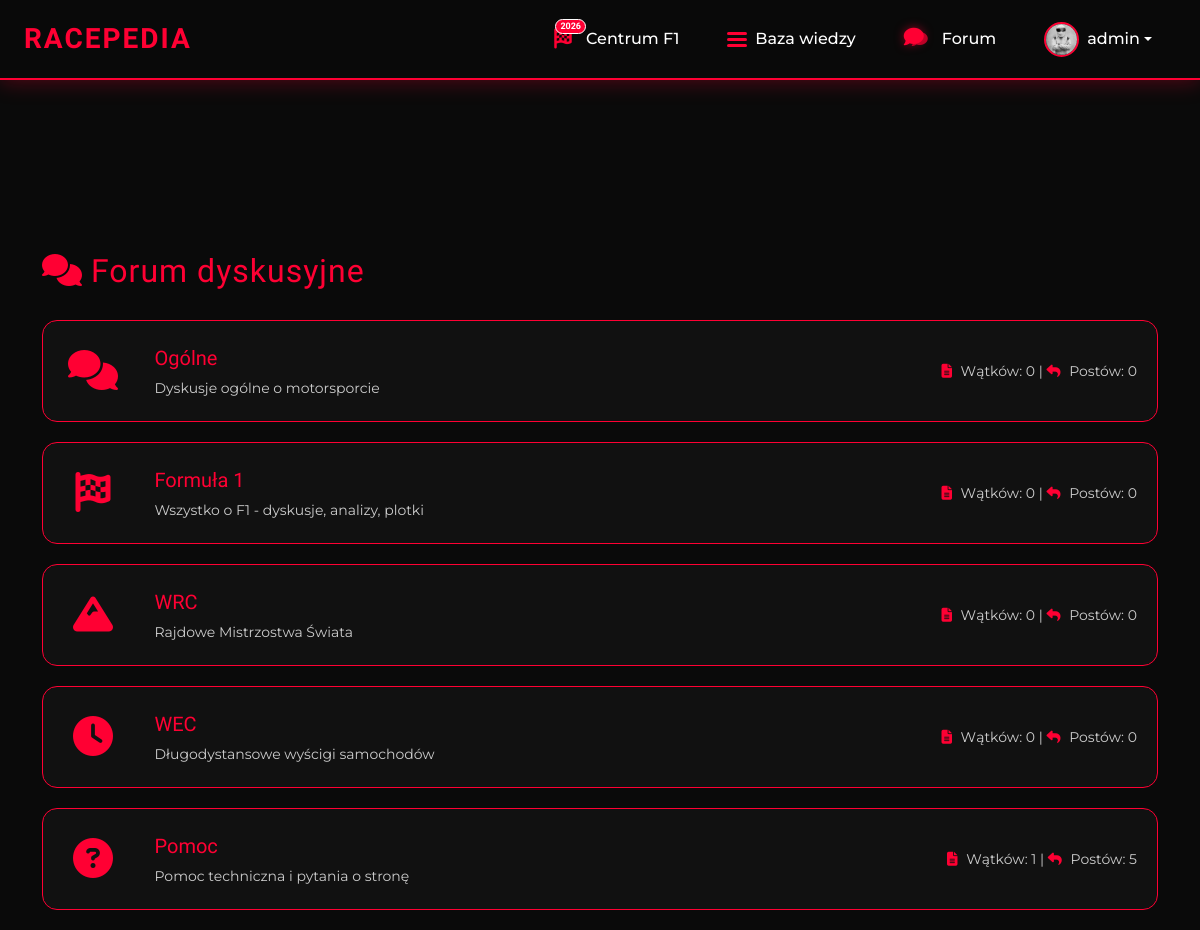
The app's page /forum/index.php (signed in) with its own data.
### tables this page shows
CREATE TABLE `forum_categories` (
  `id` int NOT NULL,
  `name` varchar(100) NOT NULL,
  `description` text,
  `icon` varchar(50) DEFAULT NULL,
  `display_order` int NOT NULL DEFAULT '0',
  `is_active` tinyint(1) NOT NULL DEFAULT '1'
);

### forum/index.php (the view, shortened to what this page needs)
<?php
include "../backend/config.php";
?>
<!DOCTYPE html>
<html lang="pl">
<head>
    <link href="https://cdn.jsdelivr.net/npm/bootstrap@5.3.2/dist/css/bootstrap.min.css" rel="stylesheet">
    <link rel="stylesheet" href="https://cdnjs.cloudflare.com/ajax/libs/font-awesome/6.4.2/css/all.min.css">
    <?php include "../components/styles.php"; ?>
</head>
<body>
<?php include "../components/navbar.php"; ?>
<div class="container mt-5 pt-5">
    <div class="row">
        <div class="col-12">
            <h2 style="font-family: 'Orbitron'; color: #ff0033; margin-bottom: 30px;">
                <i class="fas fa-comments me-2"></i>Forum dyskusyjne
            </h2>
        </div>
    </div>
    <div class="row">
        <?php
        $categories = $conn->query("
            SELECT c.*,
                   COUNT(DISTINCT t.id) as thread_count,
                   COUNT(DISTINCT p.id) as post_count
            FROM forum_categories c
            LEFT JOIN forum_threads t ON t.category_id = c.id
            LEFT JOIN forum_posts p ON p.thread_id = t.id
            GROUP BY c.id
            ORDER BY c.display_order ASC
        ");
        while ($cat = $categories->fetch_assoc()):
        ?>
        <div class="col-12">
            <a href="category.php?id=<?= $cat['id'] ?>" style="text-decoration: none;">
                <div class="forum-category">
                    <div class="row align-items-center">
                        <div class="col-md-1">
                            <div class="category-icon">
                                <i class="fas <?= $cat['icon'] ?? 'fa-comments' ?>"></i>
                            </div>
                        </div>
                        <div class="col-md-7">
                            <div class="category-title"><?= htmlspecialchars($cat['name']) ?></div>
                            <div class="category-description"><?= htmlspecialchars($cat['description']) ?></div>
                        </div>
                        <div class="col-md-4">
                            <div class="category-stats">
                                <i class="fas fa-file-alt"></i> Wątków: <?= $cat['thread_count'] ?> |
                                <i class="fas fa-reply"></i> Postów: <?= $cat['post_count'] ?>
                            </div>
                        </div>
                    </div>
                </div>
            </a>
        </div>
        <?php endwhile; ?>
    </div>
</div>
</body>
</html>

### components/styles.php (style rules this page uses)
:root { --bg-primary: #0a0a0a; --bg-secondary: #111111; --bg-card: #111111; --accent-red: #ff0033; --accent-red-hover: #ff1a47; --accent-red-transparent: rgba(255, 0, 51, 0.2); --text-primary: #ffffff; --text-secondary: #cccccc; --border-color: rgba(255, 0, 51, 0.3); --glass-bg: rgba(17, 17, 17, 0.8); --glass-border: rgba(255, 0, 51, 0.2); }
body { background: var(--bg-primary); color: var(--text-primary); font-family: 'Montserrat', sans-serif; min-height: 100vh; padding-top: 76px; }
h1, h2, h3, h4, h5, h6, .logo, .brand-text { font-family: 'Orbitron', sans-serif; letter-spacing: 1px; }

### forum/index.php (style rules this page uses)
.forum-category { background: #111; border: 1px solid #ff0033; border-radius: 15px; padding: 20px; margin-bottom: 20px; transition: all 0.3s ease; }
.category-icon { font-size: 40px; color: #ff0033; width: 60px; text-align: center; }
.category-title { font-family: 'Orbitron', sans-serif; font-size: 20px; color: #ff0033; margin-bottom: 5px; }
.category-description { color: #ccc; font-size: 14px; margin: 0; }
.category-stats { text-align: right; color: #ccc; font-size: 14px; }
.category-stats i { color: #ff0033; margin-right: 5px; }

### records on screen
forum_categories: name "Ogólne", description "Dyskusje ogólne o motorsporcie", thread_count "0", post_count "0"
forum_categories: name "Formuła 1", description "Wszystko o F1 - dyskusje, analizy, plotki", thread_count "0", post_count "0"
forum_categories: name "WRC", description "Rajdowe Mistrzostwa Świata", thread_count "0", post_count "0"
forum_categories: name "WEC", description "Długodystansowe wyścigi samochodów", thread_count "0", post_count "0"
forum_categories: name "Pomoc", description "Pomoc techniczna i pytania o stronę", thread_count "1", post_count "5"

### other values on screen
$username "admin"
